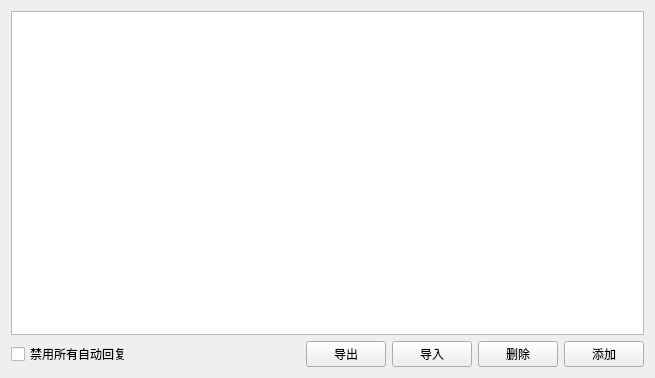
<?xml version="1.0" encoding="UTF-8"?>
<ui version="4.0">
 <class>SAKAutoResponseSettingsWidget</class>
 <widget class="QWidget" name="SAKAutoResponseSettingsWidget">
  <property name="geometry">
   <rect>
    <x>0</x>
    <y>0</y>
    <width>655</width>
    <height>378</height>
   </rect>
  </property>
  <property name="windowTitle">
   <string>Form</string>
  </property>
  <layout class="QGridLayout" name="gridLayout">
   <item row="1" column="5">
    <widget class="QPushButton" name="addItemPushButton">
     <property name="text">
      <string>添加</string>
     </property>
    </widget>
   </item>
   <item row="1" column="0">
    <widget class="QCheckBox" name="forbidAllCheckBox">
     <property name="text">
      <string>禁用所有自动回复</string>
     </property>
    </widget>
   </item>
   <item row="0" column="0" colspan="6">
    <widget class="QListWidget" name="listWidget"/>
   </item>
   <item row="1" column="4">
    <widget class="QPushButton" name="deleteItemPushButton">
     <property name="text">
      <string>删除</string>
     </property>
    </widget>
   </item>
   <item row="1" column="1">
    <widget class="QLabel" name="msgLabel">
     <property name="sizePolicy">
      <sizepolicy hsizetype="Expanding" vsizetype="Preferred">
       <horstretch>0</horstretch>
       <verstretch>0</verstretch>
      </sizepolicy>
     </property>
     <property name="text">
      <string/>
     </property>
    </widget>
   </item>
   <item row="1" column="2">
    <widget class="QPushButton" name="outportPushButton">
     <property name="text">
      <string>导出</string>
     </property>
    </widget>
   </item>
   <item row="1" column="3">
    <widget class="QPushButton" name="importPushButton">
     <property name="text">
      <string>导入</string>
     </property>
    </widget>
   </item>
  </layout>
 </widget>
 <resources/>
 <connections/>
</ui>
